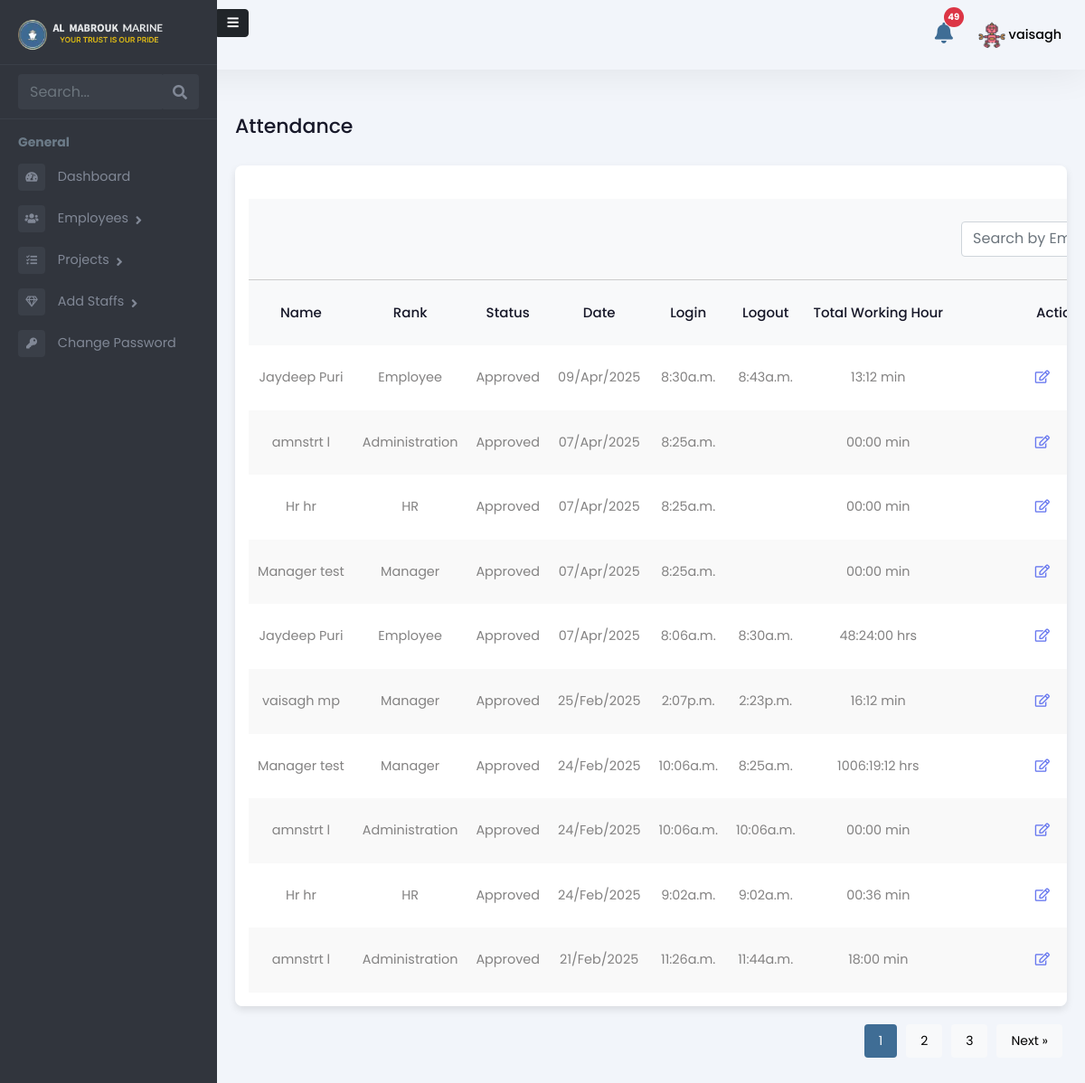
The app's page /admin-panel/employee/attendance/ (signed in), older data.
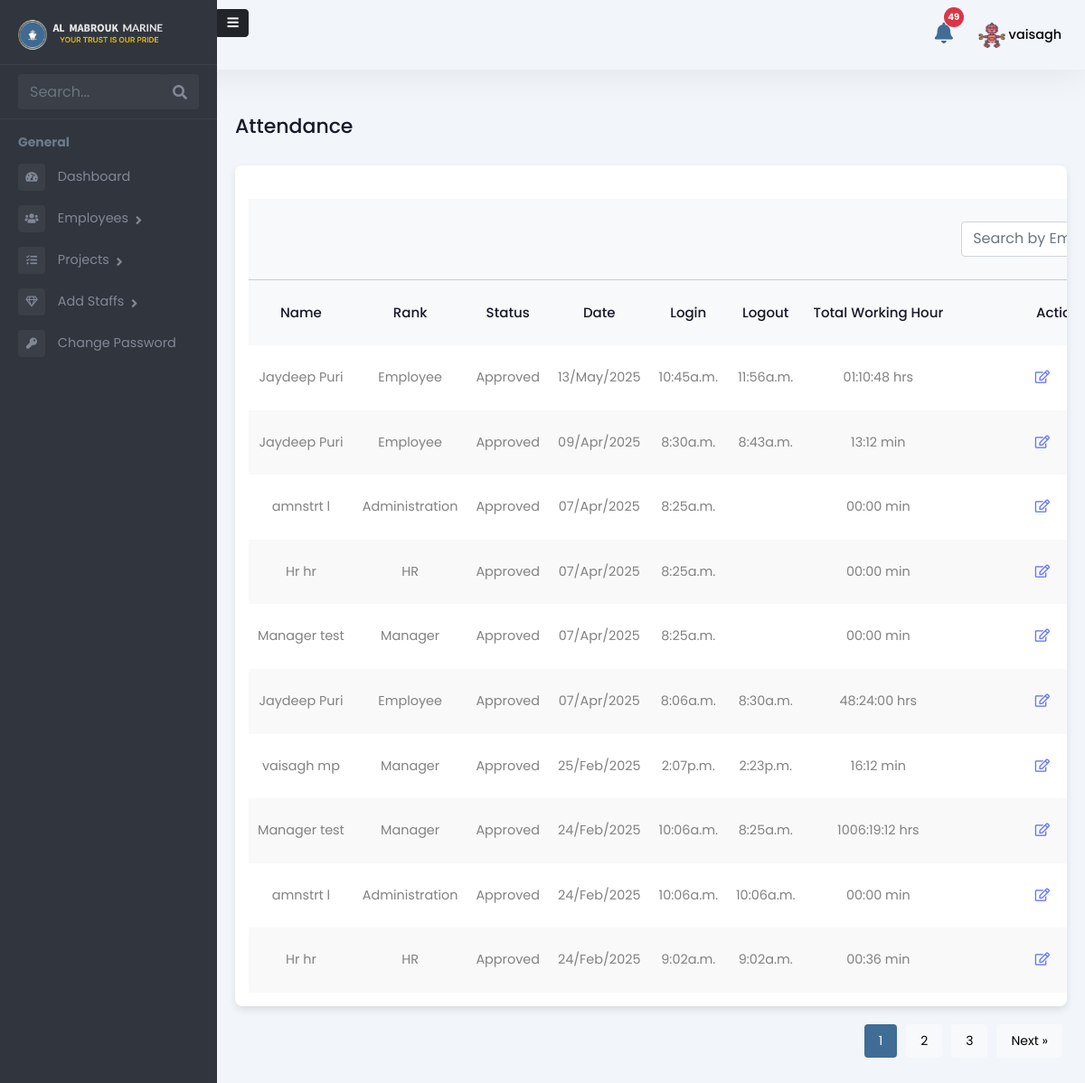
The same page, newer data.
### Admin/models.py (models this page shows, shortened)
class Attendance(models.Model):
    LOCATION_CHOICES = [
        ('DMC', 'DMC Warehouse'),
        ('DMC_PRT', 'DMC Port'),
        ('FUJ', 'FUJ'),
        ('KFK', 'KFK'),
        ('ABU', 'Abu Dhabi'),
        ('BDO', 'Bur Dubai Office'),
        ('SHJ_KP', 'Sharjah Khalid Port'),
        ('SHJ_HP', 'Sharjah Hamriya Port'),
        ('AJM_PRT', 'Ajman Port'),
        ('ABU_KP', 'Abu Dhabi Khalifa Port'),
        ('ABU_MP', 'Abu Dhabi Mussafah Port'),
        ('RAK_JZP', 'RAK Al Jazeera Port'),
        ('RAK_MCP', 'RAK Maritime City'),
        ('RAK_SRP', 'RAK Steven Rock Port'),
        ('DXB_DMC', 'Dubai Maritime City Port'),
        ('DXB_PR', 'Port Rashid'),
        ('DXB_HP', 'Dubai Hamriya Port'),
        ('DXB_MHJ', 'Dubai Marina Harbor Jumeirah'),
        ('DXB_AJD', 'Al Jadaf Port Dubai'),
        ('OVERSEAS', 'Overseas'),
    ]
    STATUS_CHOICES = [
        ('PENDING', 'Pending'),
        ('APPROVED', 'Approved'),
        ('REJECTED', 'Rejected'),
    ]
    ATTENDANCE_STATUS = [
        ('PRESENT', 'Present'),
        ('WORK FROM HOME', 'Work from Home'),
    ]
    employee = models.ForeignKey(
        Employee, related_name='attendance_set', on_delete=models.CASCADE
    )
    project = models.ForeignKey(
        'Project', on_delete=models.SET_NULL, null=True, blank=True, related_name='attendance_set'
    )  # New field added
    login_time = models.DateTimeField(null=True, blank=True)
    log_out_time = models.DateTimeField(null=True, blank=True)
    total_hours_of_work = models.DecimalField(max_digits=10, decimal_places=2, null=True, blank=True)
    location = models.CharField(max_length=20, choices=LOCATION_CHOICES, null=True, blank=True)
    attendance_status = models.CharField(max_length=20, choices=ATTENDANCE_STATUS, null=True, blank=True)
    status = models.CharField(max_length=10, choices=STATUS_CHOICES, default='PENDING')
    rejection_reason = models.TextField(null=True, blank=True)
    rejected_by = models.ForeignKey(User, on_delete=models.SET_NULL, null=True, blank=True, related_name='rejected_attendance')
    travel_in_time = models.DateTimeField(null=True, blank=True)
    travel_out_time = models.DateTimeField(null=True, blank=True)
    total_travel_time = models.DecimalField(max_digits=10, decimal_places=2, null=True, blank=True)

class Employee(models.Model):
    user = models.OneToOneField(User, on_delete=models.CASCADE, related_name='employee_profile')
    is_employee = models.BooleanField(default=False)
    is_manager = models.BooleanField(default=False)
    is_administration = models.BooleanField(default=False)
    is_hr = models.BooleanField(default=False)
    rank = models.CharField(max_length=255, blank=True, null=True)
    salary = models.DecimalField(max_digits=10, decimal_places=2, blank=True, null=True)
    work_days = models.DecimalField(max_digits=10, decimal_places=2, default=0, blank=True)
    holidays = models.IntegerField(null=True, blank=True)
    overseas_days = models.IntegerField(default=0)
    date_of_birth = models.DateField(null=True, blank=True)
    phone_number = models.CharField(max_length=15, blank=True, null=True)
    date_of_join = models.DateField(null=True, blank=True)
    address = models.TextField(blank=True, null=True)
    profile_picture = models.ImageField(upload_to="profile_pictures/", null=True, blank=True)
    def get_role(self):
        if self.is_manager:
            return "Manager"
        if self.is_employee:
            return "Employee"
        if self.is_administration:
            return "Administration"
        if self.is_hr:
            return "HR"
        return "Unknown"

### Admin/views.py (the view)
# urls.py: path('employee/attendance/', attendance_list_view, name='attendance_list_adminview'),
@login_required
def attendance_list_view(request):
    search_query = request.GET.get('search', '')
    attendance_records = Attendance.objects.select_related('employee').order_by('-login_time')
    if search_query:
        attendance_records = attendance_records.filter(
            employee__user__username__icontains=search_query
        ).order_by('-login_time')
    paginator = Paginator(attendance_records, 10)
    page_number = request.GET.get('page')
    page_obj = paginator.get_page(page_number)
    context = {
        'attendance_records': page_obj,
        'search_query': search_query,
    }
    return render(request, 'Admin/attendance_list.html', context)

### Admin/templatetags/custom_filters.py (called while the page is built)
@register.filter
def format_work_duration(decimal_hours):
    if decimal_hours is None:
        return "00:00"  # or "00:00 min" if you prefer
    try:
        total_seconds = int(float(decimal_hours) * 3600)
        if total_seconds < 3600:
            minutes = total_seconds // 60
            seconds = total_seconds % 60
            return f"{minutes:02d}:{seconds:02d} min"
        else:
            hours = total_seconds // 3600
            minutes = (total_seconds % 3600) // 60
            seconds = total_seconds % 60
            return f"{hours:02d}:{minutes:02d}:{seconds:02d} hrs"
    except (ValueError, TypeError):
        return "00:00"

### templates/Admin/attendance_list.html (shortened to what this page needs)
{% extends 'Admin/adminbase.html' %}
{% load custom_filters %}
{% load static %}
{% block content %}
<div class="emply-list-wraper">
    <div class="pg-title">
        <h1>Attendance</h1>
    </div>
    <div class="widget-box table-wdgt">
        <table id="employeeTable">
            <thead>
                <tr style="border-bottom: 1px solid #ccc">
                    <th></th>
                    <th></th>
                    <th></th>
                    <th></th>
                    <th></th>
                    <th></th>
                    <th></th>
                    <th>
                        <div class="add-new-emply">
                            <div class="table-searchbar">
                                <div class="sidebar-search">
                                    <form method="get" action="">
                                        <div class="input-group">
                                            <input type="text" name="search" class="form-control search-menu"
                                                value="{{ search_query }}" placeholder="Search by Employee Name" />
                                        </div>
                                    </form>
                                </div>
                            </div>
                        </div>
                    </th>
                </tr>
            </thead>
            <thead>
                <tr>
                    <th>Name</th>
                    <th>Rank</th>
                    <th>Status</th>
                    <th>Date</th>
                    <th>Login</th>
                    <th>Logout</th>
                    <th>Total Working Hour</th>
                    <th>Action</th>
                </tr>
            </thead>
            <tbody>
                {% for record in attendance_records %}
                <tr>
                    <td><a href="{% url 'attendance_detail' record.pk %}">{{ record.employee.user.get_full_name }}</a>
                    </td>
                    <td>{{ record.employee.get_role}}</td>
                    <td>{{ record.get_status_display }}</td>
                    <td>{{ record.login_time.date|date:"d/M/Y" }}</td>
                    <td>{{ record.login_time|time:"g:ia" }}</td>
                    <td>{{ record.log_out_time|time:"g:ia" }}</td>
                    <td>{{ record.total_hours_of_work|format_work_duration }}</td>
                    <td class="list-action-col">
                        <a href="{% url 'edit_attendance' record.id %}"><i class="far fa-edit"></i></a>
                        <a href="{% url 'delete_attendance' record.id %}"
                            onclick="return confirm('Are you sure you want to delete this attendance?');">
                        </a>
                    </td>
                </tr>
                {% endfor %}
            </tbody>
        </table>
    </div>
    <div class="pagination" id="pagination">
        {% for num in attendance_records.paginator.page_range %}
            <a href="?page={{ num }}">
                <button class="{% if num == attendance_records.number %}active{% endif %}">{{ num }}</button>
            </a>
        {% endfor %}
        {% if attendance_records.has_next %}
            <a href="?page={{ attendance_records.next_page_number }}">
                <button>Next &raquo;</button>
            </a>
        {% endif %}
    </div>
</div>
{% endblock %}

Row changes from the older to the newer data that the page shows:
no longer on this page (row unchanged): Attendance: employee.user.get_full_name "amnstrt l", employee.get_role "Administration", status "Approved", login_time "21/Feb/2025", login_time "11:26a.m.", log_out_time "11:44a.m.", total_hours_of_work "18:00 min"
added Attendance: employee.user.get_full_name "Jaydeep Puri", employee.get_role "Employee", status "Approved", login_time "13/May/2025", login_time "10:45a.m.", log_out_time "11:56a.m.", total_hours_of_work "01:10:48 hrs"
